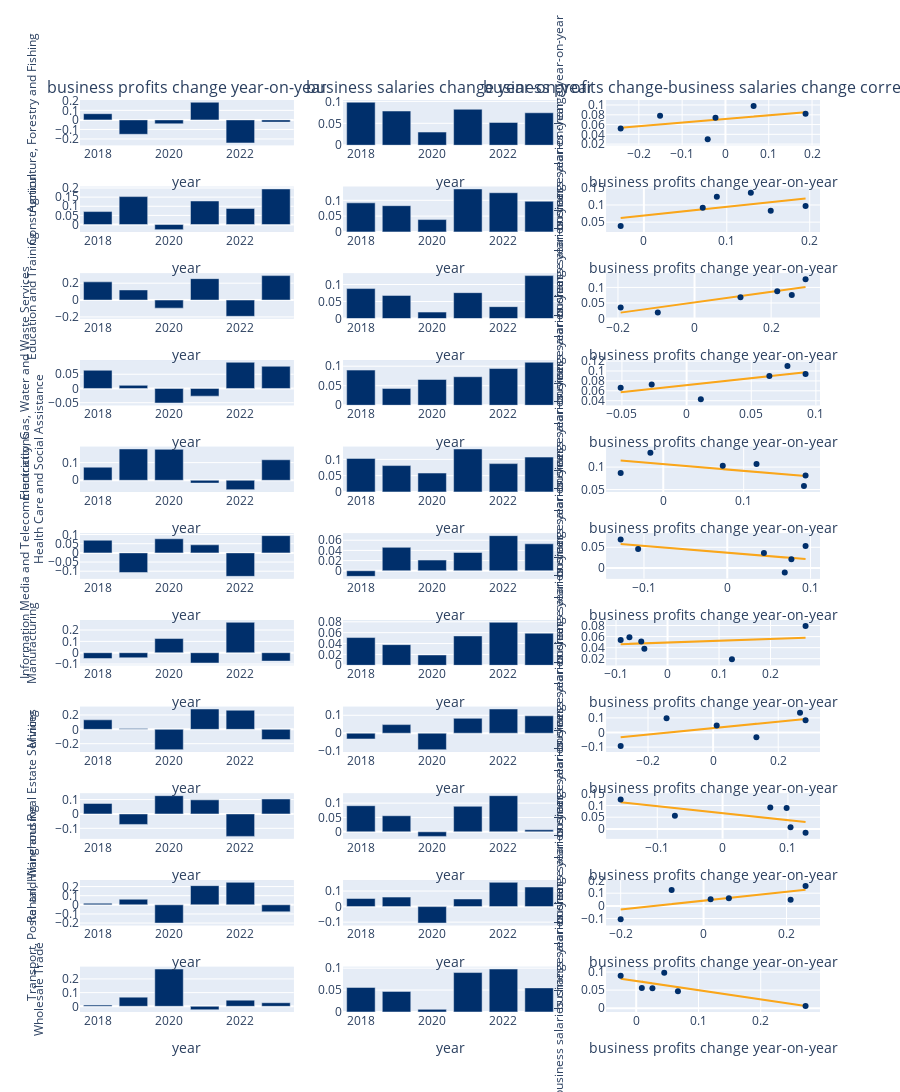

This figure's notebook cell:
### Markdown cell above
#### business profits - business salaries correlation

### Code cell
explore_correlations(df_bus_metric_corr, 'industry', 'year_time', 'year', 'profits_yearly_change', 'business profits change', 'salaries_yearly_change', 'business salaries change')

### Figure 1 — Plotly figure (JSON) as saved in the notebook; plotly's stock layout.template omitted (floating-point values rounded to 4 significant figures)
{"data": [{"marker": {"color": "#002F6B"}, "name": "business profits change year-on-year", "type": "bar", "x": ["2018-01-01T00:00:00.000000000", "2019-01-01T00:00:00.000000000", "2020-01-01T00:00:00.000000000", "2021-01-01T00:00:00.000000000", "2022-01-01T00:00:00.000000000", "2023-01-01T00:00:00.000000000"], "xaxis": "x", "y": [0.065, -0.151, -0.041, 0.185, -0.242, -0.023], "yaxis": "y", "zorder": 1}, {"marker": {"color": "#002F6B"}, "name": "business salaries change year-on-year", "type": "bar", "x": ["2018-01-01T00:00:00.000000000", "2019-01-01T00:00:00.000000000", "2020-01-01T00:00:00.000000000", "2021-01-01T00:00:00.000000000", "2022-01-01T00:00:00.000000000", "2023-01-01T00:00:00.000000000"], "xaxis": "x2", "y": [0.098, 0.078, 0.03, 0.082, 0.052, 0.074], "yaxis": "y2", "zorder": 1}, {"marker": {"color": "#002F6B"}, "mode": "markers", "name": "business profits change-business salaries change correlation", "type": "scatter", "x": [0.065, -0.151, -0.041, 0.185, -0.242, -0.023], "xaxis": "x3", "y": [0.098, 0.078, 0.03, 0.082, 0.052, 0.074], "yaxis": "y3", "zorder": 1}, {"line": {"color": "#FAA61A", "dash": "solid"}, "mode": "lines", "name": "Agriculture, Forestry and Fishing Fit", "showlegend": false, "type": "scatter", "x": [0.065, -0.151, -0.041, 0.185, -0.242, -0.023], "xaxis": "x3", "y": [0.07639, 0.06035, 0.06852, 0.0853, 0.0536, 0.06985], "yaxis": "y3"}, {"marker": {"color": "#002F6B"}, "name": "business profits change year-on-year", "type": "bar", "x": ["2018-01-01T00:00:00.000000000", "2019-01-01T00:00:00.000000000", "2020-01-01T00:00:00.000000000", "2021-01-01T00:00:00.000000000", "2022-01-01T00:00:00.000000000", "2023-01-01T00:00:00.000000000"], "xaxis": "x4", "y": [0.071, 0.153, -0.028, 0.129, 0.088, 0.195], "yaxis": "y4", "zorder": 1}, {"marker": {"color": "#002F6B"}, "name": "business salaries change year-on-year", "type": "bar", "x": ["2018-01-01T00:00:00.000000000", "2019-01-01T00:00:00.000000000", "2020-01-01T00:00:00.000000000", "2021-01-01T00:00:00.000000000", "2022-01-01T00:00:00.000000000", "2023-01-01T00:00:00.000000000"], "xaxis": "x5", "y": [0.092, 0.083, 0.039, 0.136, 0.124, 0.097], "yaxis": "y5", "zorder": 1}, {"marker": {"color": "#002F6B"}, "mode": "markers", "name": "business profits change-business salaries change correlation", "type": "scatter", "x": [0.071, 0.153, -0.028, 0.129, 0.088, 0.195], "xaxis": "x6", "y": [0.092, 0.083, 0.039, 0.136, 0.124, 0.097], "yaxis": "y6", "zorder": 1}, {"line": {"color": "#FAA61A", "dash": "solid"}, "mode": "lines", "name": "Construction Fit", "showlegend": false, "type": "scatter", "x": [0.071, 0.153, -0.028, 0.129, 0.088, 0.195], "xaxis": "x6", "y": [0.08744, 0.1083, 0.06223, 0.1022, 0.09177, 0.119], "yaxis": "y6"}, {"marker": {"color": "#002F6B"}, "name": "business profits change year-on-year", "type": "bar", "x": ["2018-01-01T00:00:00.000000000", "2019-01-01T00:00:00.000000000", "2020-01-01T00:00:00.000000000", "2021-01-01T00:00:00.000000000", "2022-01-01T00:00:00.000000000", "2023-01-01T00:00:00.000000000"], "xaxis": "x7", "y": [0.216, 0.12, -0.096, 0.254, -0.193, 0.29], "yaxis": "y7", "zorder": 1}, {"marker": {"color": "#002F6B"}, "name": "business salaries change year-on-year", "type": "bar", "x": ["2018-01-01T00:00:00.000000000", "2019-01-01T00:00:00.000000000", "2020-01-01T00:00:00.000000000", "2021-01-01T00:00:00.000000000", "2022-01-01T00:00:00.000000000", "2023-01-01T00:00:00.000000000"], "xaxis": "x8", "y": [0.088, 0.068, 0.019, 0.076, 0.035, 0.126], "yaxis": "y8", "zorder": 1}, {"marker": {"color": "#002F6B"}, "mode": "markers", "name": "business profits change-business salaries change correlation", "type": "scatter", "x": [0.216, 0.12, -0.096, 0.254, -0.193, 0.29], "xaxis": "x9", "y": [0.088, 0.068, 0.019, 0.076, 0.035, 0.126], "yaxis": "y9", "zorder": 1}, {"line": {"color": "#FAA61A", "dash": "solid"}, "mode": "lines", "name": "Education and Training Fit", "showlegend": false, "type": "scatter", "x": [0.216, 0.12, -0.096, 0.254, -0.193, 0.29], "xaxis": "x9", "y": [0.08876, 0.07234, 0.0354, 0.09526, 0.01881, 0.1014], "yaxis": "y9"}, {"marker": {"color": "#002F6B"}, "name": "business profits change year-on-year", "type": "bar", "x": ["2018-01-01T00:00:00.000000000", "2019-01-01T00:00:00.000000000", "2020-01-01T00:00:00.000000000", "2021-01-01T00:00:00.000000000", "2022-01-01T00:00:00.000000000", "2023-01-01T00:00:00.000000000"], "xaxis": "x10", "y": [0.064, 0.011, -0.051, -0.027, 0.092, 0.078], "yaxis": "y10", "zorder": 1}, {"marker": {"color": "#002F6B"}, "name": "business salaries change year-on-year", "type": "bar", "x": ["2018-01-01T00:00:00.000000000", "2019-01-01T00:00:00.000000000", "2020-01-01T00:00:00.000000000", "2021-01-01T00:00:00.000000000", "2022-01-01T00:00:00.000000000", "2023-01-01T00:00:00.000000000"], "xaxis": "x11", "y": [0.09, 0.043, 0.066, 0.073, 0.094, 0.11], "yaxis": "y11", "zorder": 1}, {"marker": {"color": "#002F6B"}, "mode": "markers", "name": "business profits change-business salaries change correlation", "type": "scatter", "x": [0.064, 0.011, -0.051, -0.027, 0.092, 0.078], "xaxis": "x12", "y": [0.09, 0.043, 0.066, 0.073, 0.094, 0.11], "yaxis": "y12", "zorder": 1}, {"line": {"color": "#FAA61A", "dash": "solid"}, "mode": "lines", "name": "Electricity, Gas, Water and Waste Services Fit", "showlegend": false, "type": "scatter", "x": [0.064, 0.011, -0.051, -0.027, 0.092, 0.078], "xaxis": "x12", "y": [0.08944, 0.07463, 0.0573, 0.06401, 0.09726, 0.09335], "yaxis": "y12"}, {"marker": {"color": "#002F6B"}, "name": "business profits change year-on-year", "type": "bar", "x": ["2018-01-01T00:00:00.000000000", "2019-01-01T00:00:00.000000000", "2020-01-01T00:00:00.000000000", "2021-01-01T00:00:00.000000000", "2022-01-01T00:00:00.000000000", "2023-01-01T00:00:00.000000000"], "xaxis": "x13", "y": [0.074, 0.177, 0.175, -0.016, -0.053, 0.116], "yaxis": "y13", "zorder": 1}, {"marker": {"color": "#002F6B"}, "name": "business salaries change year-on-year", "type": "bar", "x": ["2018-01-01T00:00:00.000000000", "2019-01-01T00:00:00.000000000", "2020-01-01T00:00:00.000000000", "2021-01-01T00:00:00.000000000", "2022-01-01T00:00:00.000000000", "2023-01-01T00:00:00.000000000"], "xaxis": "x14", "y": [0.103, 0.081, 0.058, 0.132, 0.087, 0.107], "yaxis": "y14", "zorder": 1}, {"marker": {"color": "#002F6B"}, "mode": "markers", "name": "business profits change-business salaries change correlation", "type": "scatter", "x": [0.074, 0.177, 0.175, -0.016, -0.053, 0.116], "xaxis": "x15", "y": [0.103, 0.081, 0.058, 0.132, 0.087, 0.107], "yaxis": "y15", "zorder": 1}, {"line": {"color": "#FAA61A", "dash": "solid"}, "mode": "lines", "name": "Health Care and Social Assistance Fit", "showlegend": false, "type": "scatter", "x": [0.074, 0.177, 0.175, -0.016, -0.053, 0.116], "xaxis": "x15", "y": [0.09539, 0.07998, 0.08028, 0.1089, 0.1144, 0.08911], "yaxis": "y15"}, {"marker": {"color": "#002F6B"}, "name": "business profits change year-on-year", "type": "bar", "x": ["2018-01-01T00:00:00.000000000", "2019-01-01T00:00:00.000000000", "2020-01-01T00:00:00.000000000", "2021-01-01T00:00:00.000000000", "2022-01-01T00:00:00.000000000", "2023-01-01T00:00:00.000000000"], "xaxis": "x16", "y": [0.069, -0.107, 0.077, 0.044, -0.128, 0.094], "yaxis": "y16", "zorder": 1}, {"marker": {"color": "#002F6B"}, "name": "business salaries change year-on-year", "type": "bar", "x": ["2018-01-01T00:00:00.000000000", "2019-01-01T00:00:00.000000000", "2020-01-01T00:00:00.000000000", "2021-01-01T00:00:00.000000000", "2022-01-01T00:00:00.000000000", "2023-01-01T00:00:00.000000000"], "xaxis": "x17", "y": [-0.011, 0.046, 0.021, 0.036, 0.069, 0.053], "yaxis": "y17", "zorder": 1}, {"marker": {"color": "#002F6B"}, "mode": "markers", "name": "business profits change-business salaries change correlation", "type": "scatter", "x": [0.069, -0.107, 0.077, 0.044, -0.128, 0.094], "xaxis": "x18", "y": [-0.011, 0.046, 0.021, 0.036, 0.069, 0.053], "yaxis": "y18", "zorder": 1}, {"line": {"color": "#FAA61A", "dash": "solid"}, "mode": "lines", "name": "Information Media and Telecommunications Fit", "showlegend": false, "type": "scatter", "x": [0.069, -0.107, 0.077, 0.044, -0.128, 0.094], "xaxis": "x18", "y": [0.02562, 0.05469, 0.0243, 0.02975, 0.05816, 0.02149], "yaxis": "y18"}, {"marker": {"color": "#002F6B"}, "name": "business profits change year-on-year", "type": "bar", "x": ["2018-01-01T00:00:00.000000000", "2019-01-01T00:00:00.000000000", "2020-01-01T00:00:00.000000000", "2021-01-01T00:00:00.000000000", "2022-01-01T00:00:00.000000000", "2023-01-01T00:00:00.000000000"], "xaxis": "x19", "y": [-0.051, -0.045, 0.125, -0.091, 0.268, -0.074], "yaxis": "y19", "zorder": 1}, {"marker": {"color": "#002F6B"}, "name": "business salaries change year-on-year", "type": "bar", "x": ["2018-01-01T00:00:00.000000000", "2019-01-01T00:00:00.000000000", "2020-01-01T00:00:00.000000000", "2021-01-01T00:00:00.000000000", "2022-01-01T00:00:00.000000000", "2023-01-01T00:00:00.000000000"], "xaxis": "x20", "y": [0.051, 0.038, 0.019, 0.054, 0.079, 0.059], "yaxis": "y20", "zorder": 1}, {"marker": {"color": "#002F6B"}, "mode": "markers", "name": "business profits change-business salaries change correlation", "type": "scatter", "x": [-0.051, -0.045, 0.125, -0.091, 0.268, -0.074], "xaxis": "x21", "y": [0.051, 0.038, 0.019, 0.054, 0.079, 0.059], "yaxis": "y21", "zorder": 1}, {"line": {"color": "#FAA61A", "dash": "solid"}, "mode": "lines", "name": "Manufacturing Fit", "showlegend": false, "type": "scatter", "x": [-0.051, -0.045, 0.125, -0.091, 0.268, -0.074], "xaxis": "x21", "y": [0.04762, 0.04782, 0.05336, 0.04632, 0.05802, 0.04687], "yaxis": "y21"}, {"marker": {"color": "#002F6B"}, "name": "business profits change year-on-year", "type": "bar", "x": ["2018-01-01T00:00:00.000000000", "2019-01-01T00:00:00.000000000", "2020-01-01T00:00:00.000000000", "2021-01-01T00:00:00.000000000", "2022-01-01T00:00:00.000000000", "2023-01-01T00:00:00.000000000"], "xaxis": "x22", "y": [0.133, 0.011, -0.284, 0.284, 0.267, -0.143], "yaxis": "y22", "zorder": 1}, {"marker": {"color": "#002F6B"}, "name": "business salaries change year-on-year", "type": "bar", "x": ["2018-01-01T00:00:00.000000000", "2019-01-01T00:00:00.000000000", "2020-01-01T00:00:00.000000000", "2021-01-01T00:00:00.000000000", "2022-01-01T00:00:00.000000000", "2023-01-01T00:00:00.000000000"], "xaxis": "x23", "y": [-0.032, 0.048, -0.092, 0.083, 0.135, 0.097], "yaxis": "y23", "zorder": 1}, {"marker": {"color": "#002F6B"}, "mode": "markers", "name": "business profits change-business salaries change correlation", "type": "scatter", "x": [0.133, 0.011, -0.284, 0.284, 0.267, -0.143], "xaxis": "x24", "y": [-0.032, 0.048, -0.092, 0.083, 0.135, 0.097], "yaxis": "y24", "zorder": 1}, {"line": {"color": "#FAA61A", "dash": "solid"}, "mode": "lines", "name": "Mining Fit", "showlegend": false, "type": "scatter", "x": [0.133, 0.011, -0.284, 0.284, 0.267, -0.143], "xaxis": "x24", "y": [0.05944, 0.03236, -0.03313, 0.09296, 0.08919, -0.001827], "yaxis": "y24"}, {"marker": {"color": "#002F6B"}, "name": "business profits change year-on-year", "type": "bar", "x": ["2018-01-01T00:00:00.000000000", "2019-01-01T00:00:00.000000000", "2020-01-01T00:00:00.000000000", "2021-01-01T00:00:00.000000000", "2022-01-01T00:00:00.000000000", "2023-01-01T00:00:00.000000000"], "xaxis": "x25", "y": [0.073, -0.073, 0.127, 0.098, -0.156, 0.104], "yaxis": "y25", "zorder": 1}, {"marker": {"color": "#002F6B"}, "name": "business salaries change year-on-year", "type": "bar", "x": ["2018-01-01T00:00:00.000000000", "2019-01-01T00:00:00.000000000", "2020-01-01T00:00:00.000000000", "2021-01-01T00:00:00.000000000", "2022-01-01T00:00:00.000000000", "2023-01-01T00:00:00.000000000"], "xaxis": "x26", "y": [0.091, 0.056, -0.016, 0.089, 0.126, 0.007], "yaxis": "y26", "zorder": 1}, {"marker": {"color": "#002F6B"}, "mode": "markers", "name": "business profits change-business salaries change correlation", "type": "scatter", "x": [0.073, -0.073, 0.127, 0.098, -0.156, 0.104], "xaxis": "x27", "y": [0.091, 0.056, -0.016, 0.089, 0.126, 0.007], "yaxis": "y27", "zorder": 1}, {"line": {"color": "#FAA61A", "dash": "solid"}, "mode": "lines", "name": "Rental, Hiring and Real Estate Services Fit", "showlegend": false, "type": "scatter", "x": [0.073, -0.073, 0.127, 0.098, -0.156, 0.104], "xaxis": "x27", "y": [0.04565, 0.08922, 0.02954, 0.03819, 0.114, 0.0364], "yaxis": "y27"}, {"marker": {"color": "#002F6B"}, "name": "business profits change year-on-year", "type": "bar", "x": ["2018-01-01T00:00:00.000000000", "2019-01-01T00:00:00.000000000", "2020-01-01T00:00:00.000000000", "2021-01-01T00:00:00.000000000", "2022-01-01T00:00:00.000000000", "2023-01-01T00:00:00.000000000"], "xaxis": "x28", "y": [0.017, 0.061, -0.2, 0.21, 0.246, -0.077], "yaxis": "y28", "zorder": 1}, {"marker": {"color": "#002F6B"}, "name": "business salaries change year-on-year", "type": "bar", "x": ["2018-01-01T00:00:00.000000000", "2019-01-01T00:00:00.000000000", "2020-01-01T00:00:00.000000000", "2021-01-01T00:00:00.000000000", "2022-01-01T00:00:00.000000000", "2023-01-01T00:00:00.000000000"], "xaxis": "x29", "y": [0.052, 0.061, -0.106, 0.049, 0.156, 0.126], "yaxis": "y29", "zorder": 1}, {"marker": {"color": "#002F6B"}, "mode": "markers", "name": "business profits change-business salaries change correlation", "type": "scatter", "x": [0.017, 0.061, -0.2, 0.21, 0.246, -0.077], "xaxis": "x30", "y": [0.052, 0.061, -0.106, 0.049, 0.156, 0.126], "yaxis": "y30", "zorder": 1}, {"line": {"color": "#FAA61A", "dash": "solid"}, "mode": "lines", "name": "Transport, Postal and Warehousing Fit", "showlegend": false, "type": "scatter", "x": [0.017, 0.061, -0.2, 0.21, 0.246, -0.077], "xaxis": "x30", "y": [0.04728, 0.0627, -0.02874, 0.1149, 0.1275, 0.01435], "yaxis": "y30"}, {"marker": {"color": "#002F6B"}, "name": "business profits change year-on-year", "type": "bar", "x": ["2018-01-01T00:00:00.000000000", "2019-01-01T00:00:00.000000000", "2020-01-01T00:00:00.000000000", "2021-01-01T00:00:00.000000000", "2022-01-01T00:00:00.000000000", "2023-01-01T00:00:00.000000000"], "xaxis": "x31", "y": [0.009, 0.067, 0.272, -0.025, 0.045, 0.026], "yaxis": "y31", "zorder": 1}, {"marker": {"color": "#002F6B"}, "name": "business salaries change year-on-year", "type": "bar", "x": ["2018-01-01T00:00:00.000000000", "2019-01-01T00:00:00.000000000", "2020-01-01T00:00:00.000000000", "2021-01-01T00:00:00.000000000", "2022-01-01T00:00:00.000000000", "2023-01-01T00:00:00.000000000"], "xaxis": "x32", "y": [0.056, 0.047, 0.006, 0.09, 0.098, 0.055], "yaxis": "y32", "zorder": 1}, {"marker": {"color": "#002F6B"}, "mode": "markers", "name": "business profits change-business salaries change correlation", "type": "scatter", "x": [0.009, 0.067, 0.272, -0.025, 0.045, 0.026], "xaxis": "x33", "y": [0.056, 0.047, 0.006, 0.09, 0.098, 0.055], "yaxis": "y33", "zorder": 1}, {"line": {"color": "#FAA61A", "dash": "solid"}, "mode": "lines", "name": "Wholesale Trade Fit", "showlegend": false, "type": "scatter", "x": [0.009, 0.067, 0.272, -0.025, 0.045, 0.026], "xaxis": "x33", "y": [0.07307, 0.05833, 0.006207, 0.08172, 0.06392, 0.06875], "yaxis": "y33"}], "layout": {"annotations": [{"font": {"size": 16}, "showarrow": false, "text": "business profits change year-on-year", "x": 0.1444, "xanchor": "center", "xref": "paper", "y": 1.0, "yanchor": "bottom", "yref": "paper"}, {"font": {"size": 16}, "showarrow": false, "text": "business salaries change year-on-year", "x": 0.5, "xanchor": "center", "xref": "paper", "y": 1.0, "yanchor": "bottom", "yref": "paper"}, {"font": {"size": 16}, "showarrow": false, "text": "business profits change-business salaries change correlation", "x": 0.8556, "xanchor": "center", "xref": "paper", "y": 1.0, "yanchor": "bottom", "yref": "paper"}], "height": 5000, "showlegend": false, "xaxis": {"anchor": "y", "domain": [0, 0.2889], "title": {"text": "year"}}, "xaxis10": {"anchor": "y10", "domain": [0, 0.2889], "title": {"text": "year"}}, "xaxis11": {"anchor": "y11", "domain": [0.3556, 0.6444], "title": {"text": "year"}}, "xaxis12": {"anchor": "y12", "domain": [0.7111, 1], "title": {"text": "business profits change year-on-year"}}, "xaxis13": {"anchor": "y13", "domain": [0, 0.2889], "title": {"text": "year"}}, "xaxis14": {"anchor": "y14", "domain": [0.3556, 0.6444], "title": {"text": "year"}}, "xaxis15": {"anchor": "y15", "domain": [0.7111, 1], "title": {"text": "business profits change year-on-year"}}, "xaxis16": {"anchor": "y16", "domain": [0, 0.2889], "title": {"text": "year"}}, "xaxis17": {"anchor": "y17", "domain": [0.3556, 0.6444], "title": {"text": "year"}}, "xaxis18": {"anchor": "y18", "domain": [0.7111, 1], "title": {"text": "business profits change year-on-year"}}, "xaxis19": {"anchor": "y19", "domain": [0, 0.2889], "title": {"text": "year"}}, "xaxis2": {"anchor": "y2", "domain": [0.3556, 0.6444], "title": {"text": "year"}}, "xaxis20": {"anchor": "y20", "domain": [0.3556, 0.6444], "title": {"text": "year"}}, "xaxis21": {"anchor": "y21", "domain": [0.7111, 1], "title": {"text": "business profits change year-on-year"}}, "xaxis22": {"anchor": "y22", "domain": [0, 0.2889], "title": {"text": "year"}}, "xaxis23": {"anchor": "y23", "domain": [0.3556, 0.6444], "title": {"text": "year"}}, "xaxis24": {"anchor": "y24", "domain": [0.7111, 1], "title": {"text": "business profits change year-on-year"}}, "xaxis25": {"anchor": "y25", "domain": [0, 0.2889], "title": {"text": "year"}}, "xaxis26": {"anchor": "y26", "domain": [0.3556, 0.6444], "title": {"text": "year"}}, "xaxis27": {"anchor": "y27", "domain": [0.7111, 1], "title": {"text": "business profits change year-on-year"}}, "xaxis28": {"anchor": "y28", "domain": [0, 0.2889], "title": {"text": "year"}}, "xaxis29": {"anchor": "y29", "domain": [0.3556, 0.6444], "title": {"text": "year"}}, "xaxis3": {"anchor": "y3", "domain": [0.7111, 1], "title": {"text": "business profits change year-on-year"}}, "xaxis30": {"anchor": "y30", "domain": [0.7111, 1], "title": {"text": "business profits change year-on-year"}}, "xaxis31": {"anchor": "y31", "domain": [0, 0.2889], "title": {"text": "year"}}, "xaxis32": {"anchor": "y32", "domain": [0.3556, 0.6444], "title": {"text": "year"}}, "xaxis33": {"anchor": "y33", "domain": [0.7111, 1], "title": {"text": "business profits change year-on-year"}}, "xaxis4": {"anchor": "y4", "domain": [0, 0.2889], "title": {"text": "year"}}, "xaxis5": {"anchor": "y5", "domain": [0.3556, 0.6444], "title": {"text": "year"}}, "xaxis6": {"anchor": "y6", "domain": [0.7111, 1], "title": {"text": "business profits change year-on-year"}}, "xaxis7": {"anchor": "y7", "domain": [0, 0.2889], "title": {"text": "year"}}, "xaxis8": {"anchor": "y8", "domain": [0.3556, 0.6444], "title": {"text": "year"}}, "xaxis9": {"anchor": "y9", "domain": [0.7111, 1], "title": {"text": "business profits change year-on-year"}}, "yaxis": {"anchor": "x", "domain": [0.9504, 1.0], "title": {"font": {"size": 12}, "text": "Agriculture, Forestry and Fishing"}}, "yaxis10": {"anchor": "x10", "domain": [0.6653, 0.7149], "title": {"font": {"size": 12}, "text": "Electricity, Gas, Water and Waste Services"}}, "yaxis11": {"anchor": "x11", "domain": [0.6653, 0.7149], "title": {"font": {"size": 12}}}, "yaxis12": {"anchor": "x12", "domain": [0.6653, 0.7149], "title": {"font": {"size": 12}, "text": "business salaries change year-on-year"}}, "yaxis13": {"anchor": "x13", "domain": [0.5702, 0.6198], "title": {"font": {"size": 12}, "text": "Health Care and Social Assistance"}}, "yaxis14": {"anchor": "x14", "domain": [0.5702, 0.6198], "title": {"font": {"size": 12}}}, "yaxis15": {"anchor": "x15", "domain": [0.5702, 0.6198], "title": {"font": {"size": 12}, "text": "business salaries change year-on-year"}}, "yaxis16": {"anchor": "x16", "domain": [0.4752, 0.5248], "title": {"font": {"size": 12}, "text": "Information Media and Telecommunications"}}, "yaxis17": {"anchor": "x17", "domain": [0.4752, 0.5248], "title": {"font": {"size": 12}}}, "yaxis18": {"anchor": "x18", "domain": [0.4752, 0.5248], "title": {"font": {"size": 12}, "text": "business salaries change year-on-year"}}, "yaxis19": {"anchor": "x19", "domain": [0.3802, 0.4298], "title": {"font": {"size": 12}, "text": "Manufacturing"}}, "yaxis2": {"anchor": "x2", "domain": [0.9504, 1.0], "title": {"font": {"size": 12}}}, "yaxis20": {"anchor": "x20", "domain": [0.3802, 0.4298], "title": {"font": {"size": 12}}}, "yaxis21": {"anchor": "x21", "domain": [0.3802, 0.4298], "title": {"font": {"size": 12}, "text": "business salaries change year-on-year"}}, "yaxis22": {"anchor": "x22", "domain": [0.2851, 0.3347], "title": {"font": {"size": 12}, "text": "Mining"}}, "yaxis23": {"anchor": "x23", "domain": [0.2851, 0.3347], "title": {"font": {"size": 12}}}, "yaxis24": {"anchor": "x24", "domain": [0.2851, 0.3347], "title": {"font": {"size": 12}, "text": "business salaries change year-on-year"}}, "yaxis25": {"anchor": "x25", "domain": [0.1901, 0.2397], "title": {"font": {"size": 12}, "text": "Rental, Hiring and Real Estate Services"}}, "yaxis26": {"anchor": "x26", "domain": [0.1901, 0.2397], "title": {"font": {"size": 12}}}, "yaxis27": {"anchor": "x27", "domain": [0.1901, 0.2397], "title": {"font": {"size": 12}, "text": "business salaries change year-on-year"}}, "yaxis28": {"anchor": "x28", "domain": [0.09504, 0.1446], "title": {"font": {"size": 12}, "text": "Transport, Postal and Warehousing"}}, "yaxis29": {"anchor": "x29", "domain": [0.09504, 0.1446], "title": {"font": {"size": 12}}}, "yaxis3": {"anchor": "x3", "domain": [0.9504, 1.0], "title": {"font": {"size": 12}, "text": "business salaries change year-on-year"}}, "yaxis30": {"anchor": "x30", "domain": [0.09504, 0.1446], "title": {"font": {"size": 12}, "text": "business salaries change year-on-year"}}, "yaxis31": {"anchor": "x31", "domain": [0, 0.04959], "title": {"font": {"size": 12}, "text": "Wholesale Trade"}}, "yaxis32": {"anchor": "x32", "domain": [0, 0.04959], "title": {"font": {"size": 12}}}, "yaxis33": {"anchor": "x33", "domain": [0, 0.04959], "title": {"font": {"size": 12}, "text": "business salaries change year-on-year"}}, "yaxis4": {"anchor": "x4", "domain": [0.8554, 0.905], "title": {"font": {"size": 12}, "text": "Construction"}}, "yaxis5": {"anchor": "x5", "domain": [0.8554, 0.905], "title": {"font": {"size": 12}}}, "yaxis6": {"anchor": "x6", "domain": [0.8554, 0.905], "title": {"font": {"size": 12}, "text": "business salaries change year-on-year"}}, "yaxis7": {"anchor": "x7", "domain": [0.7603, 0.8099], "title": {"font": {"size": 12}, "text": "Education and Training"}}, "yaxis8": {"anchor": "x8", "domain": [0.7603, 0.8099], "title": {"font": {"size": 12}}}, "yaxis9": {"anchor": "x9", "domain": [0.7603, 0.8099], "title": {"font": {"size": 12}, "text": "business salaries change year-on-year"}}}}
